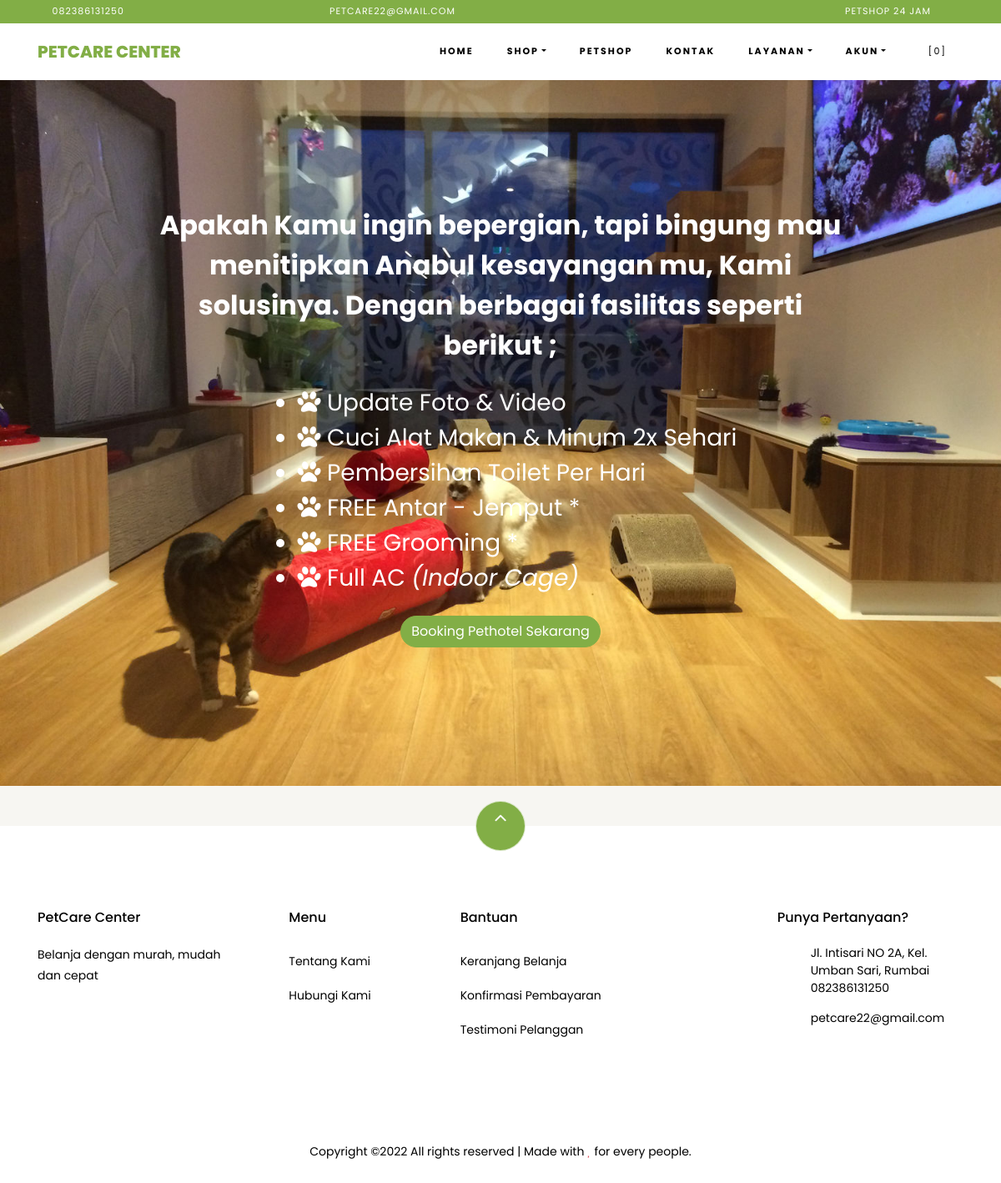
Screenshot of /index.php/pages/pethotel with the database file from the repository.
### tables this page shows
CREATE TABLE `settings` (
  `id` int(10) NOT NULL,
  `key` varchar(32) NOT NULL,
  `content` text NOT NULL
);

### application/helpers/themes_helper.php (called while the page is built, shortened)
<?php
if ( ! function_exists('get_theme_name'))
{
    function get_theme_name() {
        $current_theme = get_settings('current_theme_name');
        return ($current_theme) ? $current_theme : false;
    }
}
if ( ! function_exists('get_template_part'))
{
    function get_template_part($file_name = null, $params = array()) {
        if ($file_name !== '') {
            $current_theme = get_theme_name();
            if ( file_exists($file_location = VIEWPATH .'themes/'. $current_theme .'/'. $file_name .'.php')) {
                $CI =& get_instance();
                $CI->load->view('themes/'. $current_theme .'/'. $file_name, $params);
            }
            else {
                echo '<div>Kesalahan: berkas tema <b>'. $file_name .'.php</b> tidak ditemukan.<br>Lokasi berkas: <b>'. $file_location .'</b></div>';
            }
        }
    }
}
if ( ! function_exists('get_header'))
{
    function get_header($params = null, $section = '', $current_section = '') {
        $load_params = array();
        if ( is_null($params)) {
            $load_params['title'] = get_settings('site_name');
        }
        else if ( is_string($params)) {
            $load_params['title'] = $params;
        }
        else if ( is_array($params)) {
            $load_params = $params;
        }
        else {
            $load_params['title'] = get_settings('site_name');
        }
        $load_params['sidebar_section'] = $section;
        $load_params['current_section'] = $current_section;
        get_template_part('header', $load_params);
    }
}
if ( ! function_exists('get_footer'))
{
    function get_footer($params = array()) {
        get_template_part('footer', $params);
    }
}
if ( ! function_exists('get_theme_uri'))
{
    function get_theme_uri($file_name = null, $theme_name = NULL)
    {
        $theme_name = ($theme_name == NULL) ? get_theme_name() : $theme_name;
        return is_null($file_name) ? base_url('assets/themes/'. $theme_name .'/') : base_url('assets/themes/'. $theme_name .'/'. $file_name) ;
    }
}

### application/controllers/Pages.php (called while the page is built, shortened)
<?php
class Pages extends CI_Controller {
    public function pethotel() {
        $params['title'] = 'Booking PetHotel di Petcare';
        get_header($params);
        get_template_part('pages/pethotel');
        get_footer();
    }
}

### index.php (called while the page is built, shortened)
<?php
require_once BASEPATH . 'core/CodeIgniter.php';

### application/helpers/global_helper.php (called while the page is built, shortened)
<?php
if (!function_exists('get_settings')) {
    function get_settings($key = '')
    {
        $CI = &get_instance();
        $row = $CI->db
            ->select('content')
            ->where('key', $key)
            ->get('settings')
            ->row();
        return $row->content;
    }
}
if (!function_exists('get_store_name')) {
    function get_store_name()
    {
        return get_settings('store_name');
    }
}

### application/helpers/session_helper.php (called while the page is built, shortened)
<?php
if (!function_exists('init')) {
    function init()
    {
        $CI = &get_instance();
        return $CI;
    }
}
if (!function_exists('session_data')) {
    function session_data()
    {
        $CI = init();
        $read_session_in_cookie = get_cookie('__ACTIVE_SESSION_DATA');
        $read_session_in_session = $CI->session->userdata('__ACTIVE_SESSION_DATA');
        if ($read_session_in_cookie) {
            $read_data = $CI->encryption->decrypt($read_session_in_cookie);
            $read_data = json_decode($read_data);
            return $read_data;
        } else if ($read_session_in_session) {
            $read_data = $CI->encryption->decrypt($read_session_in_session);
            $read_data = json_decode($read_data);
            return $read_data;
        } else {
            $default_session = new stdClass();
            $default_session->is_login = FALSE;
            $default_session->user_id = 0;
            $default_session->login_at = 0;
            $default_session->remember_me = FALSE;
            return $default_session;
        }
    }
}

### application/views/themes/pet/pages/pethotel.php (the view, shortened to what this page needs)
<div class="hero-wrap hero-bread" style="background-image: url('<?php echo get_theme_uri('images/pethotel.jpg'); ?>');">
    <div class="container">
      <div class="row no-gutters slider-text align-items-center justify-content-center">
        <div class="col-md-9 ftco-animate text-center">
        <h2 class="subheading mb-4"><font color="white"><b>Apakah Kamu ingin bepergian, tapi bingung mau menitipkan Anabul kesayangan mu, Kami solusinya. Dengan berbagai fasilitas seperti berikut ;</b></font></h2>		</div>
				</div>
				<div class="elementor-column elementor-col-50 elementor-inner-column elementor-element elementor-element-c089781" data-id="c089781" data-element_type="column">
			<div class="elementor-column-wrap elementor-element-populated">
							<div class="elementor-widget-wrap">
						<div class="elementor-element elementor-element-74523ff elementor-icon-list--layout-traditional elementor-list-item-link-full_width elementor-widget elementor-widget-icon-list" data-id="74523ff" data-element_type="widget" data-widget_type="icon-list.default">
				<div class="elementor-widget-container">
				<div class="row no-gutters slider-text align-items-center justify-content-center">
					<ul class="elementor-icon-list-items">
							<h3><font color="white"><li class="elementor-icon-list-item">
											<span class="elementor-icon-list-icon">
							<i aria-hidden="true" class="fas fa-paw"></i>						</span>
										<span class="elementor-icon-list-text">Update Foto & Video</span>
									</li>
								<li class="elementor-icon-list-item">
											<span class="elementor-icon-list-icon">
							<i aria-hidden="true" class="fas fa-paw"></i>						</span>
										<span class="elementor-icon-list-text">Cuci Alat Makan & Minum 2x Sehari </span>
									</li>
								<li class="elementor-icon-list-item">
											<span class="elementor-icon-list-icon">
							<i aria-hidden="true" class="fas fa-paw"></i>						</span>
										<span class="elementor-icon-list-text">Pembersihan Toilet Per Hari</span>
									</li>
									<li class="elementor-icon-list-item">
											<span class="elementor-icon-list-icon">
							<i aria-hidden="true" class="fas fa-paw"></i>						</span>
										<span class="elementor-icon-list-text">FREE Antar - Jemput *</span>
									</li>
								<li class="elementor-icon-list-item">
											<span class="elementor-icon-list-icon">
							<i aria-hidden="true" class="fas fa-paw"></i>						</span>
										<span class="elementor-icon-list-text">FREE Grooming *</span>
									</li>
								<li class="elementor-icon-list-item">
											<span class="elementor-icon-list-icon">
							<i aria-hidden="true" class="fas fa-paw"></i>						</span>
										<span class="elementor-icon-list-text">Full AC <i>(Indoor Cage)</i></span>
									</li></font></h3>
						</ul>
				</div>
				</div>
						</div>
				<div class="col-md-12 ftco-animate text-center">
                    <p><a href="<?php echo site_url('pages/booking'); ?>" class="btn btn-primary">Booking Pethotel Sekarang</a></p>
				</div>
				</div>
        </div>
      </div>
    </div>
  </div>

### application/views/themes/pet/header.php (shortened to what this page needs)
?><!DOCTYPE html>
<html lang="en">
  <head>
    <link rel="stylesheet" href="<?php echo get_theme_uri('css/open-iconic-bootstrap.min.css'); ?>">
    <link rel="stylesheet" href="<?php echo get_theme_uri('css/animate.css'); ?>">
    <link rel="stylesheet" href="<?php echo get_theme_uri('css/owl.carousel.min.css'); ?>">
    <link rel="stylesheet" href="<?php echo get_theme_uri('css/owl.theme.default.min.css'); ?>">
    <link rel="stylesheet" href="<?php echo get_theme_uri('css/magnific-popup.css'); ?>">
    <link rel="stylesheet" href="<?php echo get_theme_uri('css/aos.css'); ?>">
	<link rel="stylesheet" href="<?php echo get_theme_uri('css/ionicons.min.css'); ?>">
	<link rel="stylesheet" href="<?php echo get_theme_uri('js/plugins/@fortawesome/fontawesome-free/css/all.min.css', 'argon'); ?>">
    <link rel="stylesheet" href="<?php echo get_theme_uri('css/bootstrap-datepicker.css'); ?>">
    <link rel="stylesheet" href="<?php echo get_theme_uri('css/jquery.timepicker.css'); ?>">
    <link rel="stylesheet" href="<?php echo get_theme_uri('css/flaticon.css'); ?>">
    <link rel="stylesheet" href="<?php echo get_theme_uri('css/icomoon.css'); ?>">
	<link rel="stylesheet" href="<?php echo get_theme_uri('css/style.css'); ?>">
	<link rel="stylesheet" href="<?php echo base_url('assets/plugins/toastr/toastr.min.css'); ?>">
  </head>
  <body class="goto-here">
		<div class="py-1 bg-primary">
    	<div class="container">
    		<div class="row no-gutters d-flex align-items-start align-items-center px-md-0">
	    		<div class="col-lg-12 d-block">
		    		<div class="row d-flex">
		    			<div class="col-md pr-4 d-flex topper align-items-center">
					    	<div class="icon mr-2 d-flex justify-content-center align-items-center"><span class="icon-phone2"></span></div>
						    <span class="text"><?php echo get_settings('store_phone_number'); ?></span>
					    </div>
					    <div class="col-md pr-4 d-flex topper align-items-center">
					    	<div class="icon mr-2 d-flex justify-content-center align-items-center"><span class="icon-paper-plane"></span></div>
						    <span class="text"><?php echo get_settings('store_email'); ?></span>
					    </div>
					    <div class="col-md-5 pr-4 d-flex topper align-items-center text-lg-right">
						    <span class="text"><?php echo get_settings('store_tagline'); ?></span>
					    </div>
				    </div>
			    </div>
		    </div>
		  </div>
    </div>
    <nav class="navbar navbar-expand-lg navbar-dark ftco_navbar bg-dark ftco-navbar-light" id="ftco-navbar">
	    <div class="container">
	      <a class="navbar-brand" href="<?php echo base_url(); ?>"><?php echo get_store_name(); ?></a>
	      <div class="collapse navbar-collapse" id="ftco-nav">
	        <ul class="navbar-nav ml-auto">
	          <li class="nav-item active"><a href="<?php echo base_url(); ?>" class="nav-link"><b>Home</b></a></li>
	          <li class="nav-item dropdown">
              <a class="nav-link dropdown-toggle" href="#" id="dropdown04" data-toggle="dropdown" aria-haspopup="true" aria-expanded="false"><b>Shop</b></a>
            </li>
			<li class="nav-item"><a href="<?php echo site_url('pages/petshop'); ?>"class="nav-link"><b>Petshop</b></a></li>
              <li class="nav-item"><a href="<?php echo site_url('pages/contact'); ?>" class="nav-link"><b>Kontak</b></a></li>
			  <li class="nav-item dropdown">
              <a class="nav-link dropdown-toggle" href="#" id="dropdown04" data-toggle="dropdown" aria-haspopup="true" aria-expanded="false"><b>Layanan</b></a>
              <li class="nav-item dropdown">
              <a class="nav-link dropdown-toggle" href="#" id="dropdown05" data-toggle="dropdown" aria-haspopup="true" aria-expanded="false"><b>Akun</b></a>
            </li>
	          <li class="nav-item cta cta-colored"><a href="<?php echo site_url('shop/cart'); ?>" class="nav-link"><span class="icon-shopping_cart"></span>[<span class="cart-item-total">0</span>]</a></li>
	        </ul>
	      </div>
	    </div>
	  </nav>

### application/views/themes/pet/footer.php (shortened to what this page needs)
<section class="ftco-section ftco-no-pt ftco-no-pb py-5 bg-light">
    <div class="container py-4">
    </div>
  </section>
  <footer class="ftco-footer ftco-section">
    <div class="container">
        <div class="row">
            <div class="mouse">
                      <a href="#" class="mouse-icon">
                          <div class="mouse-wheel"><span class="ion-ios-arrow-up"></span></div>
                      </a>
                  </div>
        </div>
      <div class="row mb-5">
        <div class="col-md">
          <div class="ftco-footer-widget mb-4">
            <h2 class="ftco-heading-2"><?php echo get_store_name(); ?></h2>
            <p><?php echo get_settings('store_description'); ?></p>
            <ul class="ftco-footer-social list-unstyled float-md-left float-lft mt-5">
            </ul>
          </div>
        </div>
        <div class="col-md">
          <div class="ftco-footer-widget mb-4 ml-md-5">
            <h2 class="ftco-heading-2">Menu</h2>
            <ul class="list-unstyled">
              <li><a href="<?php echo site_url('pages/about'); ?>" class="py-2 d-block">Tentang Kami</a></li>
              <li><a href="<?php echo site_url('pages/contact'); ?>" class="py-2 d-block">Hubungi Kami</a></li>
            </ul>
          </div>
        </div>
        <div class="col-md-4">
           <div class="ftco-footer-widget mb-4">
            <h2 class="ftco-heading-2">Bantuan</h2>
            <div class="d-flex">
                <ul class="list-unstyled mr-l-5 pr-l-3 mr-4">
                  <li><a href="<?php echo site_url('shop/cart'); ?>" class="py-2 d-block">Keranjang Belanja</a></li>
                  <li><a href="<?php echo site_url('customer/payments/confirm'); ?>" class="py-2 d-block">Konfirmasi Pembayaran</a></li>
                  <li><a href="<?php echo site_url('shop/testimonial'); ?>" class="py-2 d-block">Testimoni Pelanggan</a></li>
                </ul>
              </div>
          </div>
        </div>
        <div class="col-md">
          <div class="ftco-footer-widget mb-4">
              <h2 class="ftco-heading-2">Punya Pertanyaan?</h2>
              <div class="block-23 mb-3">
                <ul>
                  <li><span class="icon icon-map-marker"></span><span class="text"><?php echo get_settings('store_address'); ?></span></li>
                  <li><a href="#"><span class="icon icon-phone"></span><span class="text"><?php echo get_settings('store_phone_number'); ?></span></a></li>
                  <li><a href="#"><span class="icon icon-envelope"></span><span class="text"><?php echo get_settings('store_email'); ?></span></a></li>
                </ul>
              </div>
          </div>
        </div>
      </div>
      <div class="row">
        <div class="col-md-12 text-center">
          <p>
                        Copyright &copy;<script>document.write(new Date().getFullYear());</script> All rights reserved | Made with <i class="icon-heart text-danger" aria-hidden="true"></i> for every people.
                      </p>
        </div>
      </div>
    </div>
  </footer>
</body>
</html>

### assets/themes/pet/css/icomoon.css (style rules this page uses)
[class^="icon-"], [class*=" icon-"] { font-family: 'icomoon' !important; speak: none; font-style: normal; font-weight: normal; font-variant: normal; text-transform: none; line-height: 1; -webkit-font-smoothing: antialiased; -moz-osx-font-smoothing: grayscale; }
.icon-heart:before { content: "\f004"; }
.icon-map-marker:before { content: "\f041"; }
.icon-phone:before { content: "\f095"; }
.icon-envelope:before { content: "\f0e0"; }
.icon-paper-plane:before { content: "\f1d8"; }
.icon-phone2:before { content: "\e0cd"; }
.icon-shopping_cart:before { content: "\e8cc"; }

### rows the page displays
settings: content "082386131250"
settings: content "PETCARE22@GMAIL.COM", content "petcare22@gmail.com"
settings: content "PETSHOP 24 JAM"
settings: content "PETCARE CENTER", content "PetCare Center"
settings: content "Belanja dengan murah, mudah dan cepat"
settings: content "Jl. Intisari NO 2A, Kel. Umban Sari, Rumbai"
